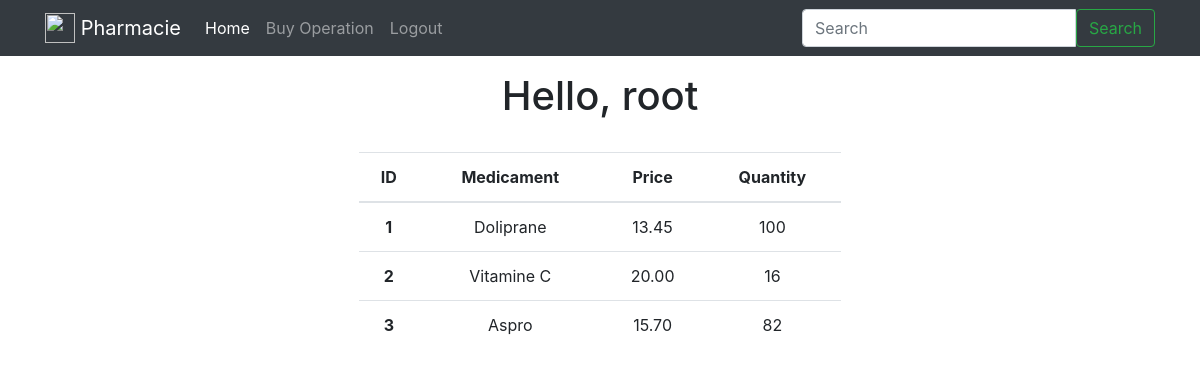
The app's page / (signed in), older data.
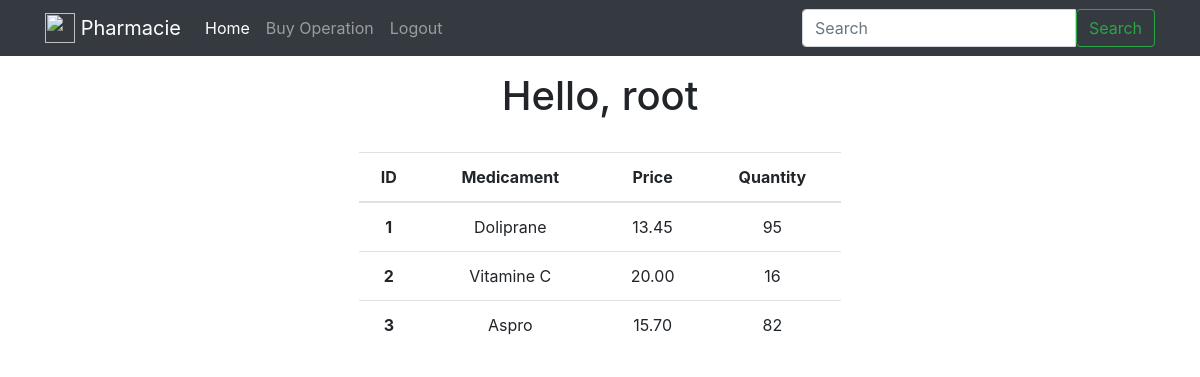
The same page, newer data.
### Medicament/models.py (models this page shows, shortened)
class Medicament(models.Model):
	title 		= models.CharField(max_length=120)
	price 		= models.DecimalField(decimal_places=2, max_digits=20, null=False)
	quantity 	= models.PositiveIntegerField()
	objects = CustomManager()

### ph/views.py (the view)
# urls.py: url(r'^$', home_page, name='home'),
def home_page(request):
	queryset = Medicament.objects.all()
	content = {
		"title":"Pharmacie Home page",
	}
	if request.user.is_authenticated():
		content["medicament_list"]= queryset
		content["username"]= request.user
	return render(request, "home_page.html",content)

### Medicament/models.py (called while the page is built)
	def get_queryset(self):
		super_query = super(models.Manager,self).get_queryset()
		return super_query

### templates/home_page.html (shortened to what this page needs)
{% extends "base.html" %}
{% load static %}
{% block content %}
	<div class='text-center'>
					<h1>Hello, {{ username }}</h1>
							{% if request.user.is_authenticated %}
						<div class="row">
									<div class='col-md-5 col-1 mx-auto'>
									<table class="table">
										  <thead>
											<tr>
											  <th scope="col">ID</th>
											  <th scope="col">Medicament</th>
											  <th scope="col">Price</th>
											  <th scope="col">Quantity</th>
											</tr>
										  </thead>
										  <tbody>
											  {% for obj in medicament_list %}
													<tr>
													  <th scope="row">{{ obj.id }}</th>
													  <td>{{ obj.title }}</td>
													  <td>{{ obj.price }}</td>
													  <td>{{ obj.quantity }}</td>
													</tr>
												{% endfor %}
										  </tbody>
										</table>
								</div>
					</div>
				</div>
							 {% endif %}
{% endblock %}

Row changes from the older to the newer data that the page shows:
changed Medicament "Doliprane": quantity "100" → "95"
